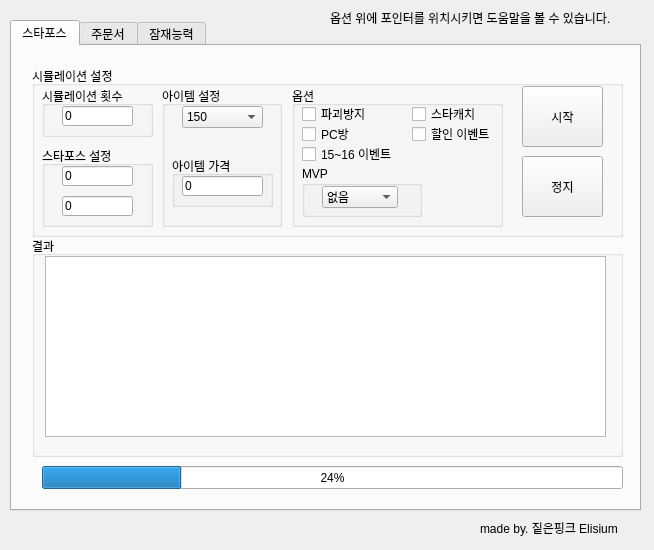
<?xml version="1.0" encoding="UTF-8"?>
<ui version="4.0">
 <class>main</class>
 <widget class="QWidget" name="main">
  <property name="geometry">
   <rect>
    <x>0</x>
    <y>0</y>
    <width>654</width>
    <height>550</height>
   </rect>
  </property>
  <property name="windowTitle">
   <string>KMS 강화 시뮬레이터 beta</string>
  </property>
  <property name="windowIcon">
   <iconset>
    <normaloff>icon.bmp</normaloff>icon.bmp</iconset>
  </property>
  <widget class="QTabWidget" name="maintab">
   <property name="geometry">
    <rect>
     <x>10</x>
     <y>20</y>
     <width>631</width>
     <height>491</height>
    </rect>
   </property>
   <property name="currentIndex">
    <number>0</number>
   </property>
   <widget class="QWidget" name="starforce_tab">
    <property name="whatsThis">
     <string>&lt;html&gt;&lt;head/&gt;&lt;body&gt;&lt;p&gt;fff&lt;/p&gt;&lt;/body&gt;&lt;/html&gt;</string>
    </property>
    <attribute name="title">
     <string>스타포스</string>
    </attribute>
    <widget class="QGroupBox" name="simulation_setting_box">
     <property name="geometry">
      <rect>
       <x>20</x>
       <y>20</y>
       <width>591</width>
       <height>171</height>
      </rect>
     </property>
     <property name="title">
      <string>시뮬레이션 설정</string>
     </property>
     <widget class="QGroupBox" name="groupBox">
      <property name="geometry">
       <rect>
        <x>10</x>
        <y>20</y>
        <width>111</width>
        <height>51</height>
       </rect>
      </property>
      <property name="title">
       <string>시뮬레이션 횟수</string>
      </property>
      <widget class="QLineEdit" name="st_sim_num">
       <property name="geometry">
        <rect>
         <x>20</x>
         <y>20</y>
         <width>71</width>
         <height>20</height>
        </rect>
       </property>
       <property name="toolTip">
        <string>&lt;html&gt;&lt;head/&gt;&lt;body&gt;&lt;p&gt;몇 번 시뮬레이션 할지 입력합니다.&lt;/p&gt;&lt;p&gt;(ex. 100  10만을초과할시 프로그램이 멈출 수 있습니다)&lt;/p&gt;&lt;/body&gt;&lt;/html&gt;</string>
       </property>
       <property name="text">
        <string>0</string>
       </property>
       <property name="maxLength">
        <number>100000</number>
       </property>
      </widget>
     </widget>
     <widget class="QGroupBox" name="groupBox_2">
      <property name="geometry">
       <rect>
        <x>10</x>
        <y>80</y>
        <width>111</width>
        <height>81</height>
       </rect>
      </property>
      <property name="title">
       <string>스타포스 설정</string>
      </property>
      <widget class="QLineEdit" name="st_start_force">
       <property name="geometry">
        <rect>
         <x>20</x>
         <y>20</y>
         <width>71</width>
         <height>20</height>
        </rect>
       </property>
       <property name="toolTip">
        <string>&lt;html&gt;&lt;head/&gt;&lt;body&gt;&lt;p&gt;스타포스 시작 단계를 입력합니다.&lt;/p&gt;&lt;p&gt;(최소 0 이상의 값)&lt;/p&gt;&lt;/body&gt;&lt;/html&gt;</string>
       </property>
       <property name="text">
        <string>0</string>
       </property>
      </widget>
      <widget class="QLineEdit" name="st_end_force">
       <property name="geometry">
        <rect>
         <x>20</x>
         <y>50</y>
         <width>71</width>
         <height>20</height>
        </rect>
       </property>
       <property name="toolTip">
        <string>&lt;html&gt;&lt;head/&gt;&lt;body&gt;&lt;p&gt;목표 스타포스를 입력합니다.&lt;/p&gt;&lt;p&gt;(최대 25)&lt;/p&gt;&lt;/body&gt;&lt;/html&gt;</string>
       </property>
       <property name="text">
        <string>0</string>
       </property>
      </widget>
     </widget>
     <widget class="QGroupBox" name="groupBox_3">
      <property name="geometry">
       <rect>
        <x>130</x>
        <y>20</y>
        <width>120</width>
        <height>141</height>
       </rect>
      </property>
      <property name="title">
       <string>아이템 설정</string>
      </property>
      <widget class="QComboBox" name="st_item_lv">
       <property name="geometry">
        <rect>
         <x>20</x>
         <y>20</y>
         <width>81</width>
         <height>22</height>
        </rect>
       </property>
       <property name="toolTip">
        <string>&lt;html&gt;&lt;head/&gt;&lt;body&gt;&lt;p&gt;아이템 레벨을 설정합니다&lt;/p&gt;&lt;/body&gt;&lt;/html&gt;</string>
       </property>
       <item>
        <property name="text">
         <string>150</string>
        </property>
       </item>
       <item>
        <property name="text">
         <string>160</string>
        </property>
       </item>
       <item>
        <property name="text">
         <string>200</string>
        </property>
       </item>
      </widget>
      <widget class="QGroupBox" name="groupBox_4">
       <property name="geometry">
        <rect>
         <x>10</x>
         <y>70</y>
         <width>101</width>
         <height>51</height>
        </rect>
       </property>
       <property name="title">
        <string>아이템 가격</string>
       </property>
       <widget class="QLineEdit" name="st_item_price">
        <property name="geometry">
         <rect>
          <x>10</x>
          <y>20</y>
          <width>81</width>
          <height>20</height>
         </rect>
        </property>
        <property name="minimumSize">
         <size>
          <width>81</width>
          <height>0</height>
         </size>
        </property>
        <property name="toolTip">
         <string>&lt;html&gt;&lt;head/&gt;&lt;body&gt;&lt;p&gt;아이템 가격을 입력합니다.&lt;/p&gt;&lt;p&gt;(최소 0)&lt;/p&gt;&lt;/body&gt;&lt;/html&gt;</string>
        </property>
        <property name="text">
         <string>0</string>
        </property>
       </widget>
      </widget>
     </widget>
     <widget class="QGroupBox" name="groupBox_5">
      <property name="geometry">
       <rect>
        <x>260</x>
        <y>20</y>
        <width>211</width>
        <height>141</height>
       </rect>
      </property>
      <property name="title">
       <string>옵션</string>
      </property>
      <widget class="QCheckBox" name="st_dst_prev">
       <property name="geometry">
        <rect>
         <x>10</x>
         <y>20</y>
         <width>101</width>
         <height>16</height>
        </rect>
       </property>
       <property name="text">
        <string>파괴방지</string>
       </property>
      </widget>
      <widget class="QCheckBox" name="st_pcroom">
       <property name="geometry">
        <rect>
         <x>10</x>
         <y>40</y>
         <width>101</width>
         <height>16</height>
        </rect>
       </property>
       <property name="text">
        <string>PC방</string>
       </property>
      </widget>
      <widget class="QCheckBox" name="st_eventB">
       <property name="geometry">
        <rect>
         <x>120</x>
         <y>40</y>
         <width>101</width>
         <height>16</height>
        </rect>
       </property>
       <property name="text">
        <string>할인 이벤트</string>
       </property>
      </widget>
      <widget class="QCheckBox" name="st_eventA">
       <property name="geometry">
        <rect>
         <x>10</x>
         <y>60</y>
         <width>101</width>
         <height>16</height>
        </rect>
       </property>
       <property name="text">
        <string>15~16 이벤트</string>
       </property>
      </widget>
      <widget class="QCheckBox" name="st_starcatch">
       <property name="geometry">
        <rect>
         <x>120</x>
         <y>20</y>
         <width>81</width>
         <height>16</height>
        </rect>
       </property>
       <property name="text">
        <string>스타캐치</string>
       </property>
      </widget>
      <widget class="QGroupBox" name="groupBox_6">
       <property name="geometry">
        <rect>
         <x>10</x>
         <y>80</y>
         <width>120</width>
         <height>51</height>
        </rect>
       </property>
       <property name="title">
        <string>MVP</string>
       </property>
       <widget class="QComboBox" name="st_mvp">
        <property name="geometry">
         <rect>
          <x>20</x>
          <y>20</y>
          <width>76</width>
          <height>22</height>
         </rect>
        </property>
        <item>
         <property name="text">
          <string>없음</string>
         </property>
        </item>
        <item>
         <property name="text">
          <string>브론즈</string>
         </property>
        </item>
        <item>
         <property name="text">
          <string>실버</string>
         </property>
        </item>
        <item>
         <property name="text">
          <string>골드</string>
         </property>
        </item>
        <item>
         <property name="text">
          <string>다이아</string>
         </property>
        </item>
        <item>
         <property name="text">
          <string>레드</string>
         </property>
        </item>
       </widget>
      </widget>
     </widget>
     <widget class="QPushButton" name="st_start">
      <property name="geometry">
       <rect>
        <x>490</x>
        <y>20</y>
        <width>81</width>
        <height>61</height>
       </rect>
      </property>
      <property name="text">
       <string>시작</string>
      </property>
     </widget>
     <widget class="QPushButton" name="st_stop">
      <property name="geometry">
       <rect>
        <x>490</x>
        <y>90</y>
        <width>81</width>
        <height>61</height>
       </rect>
      </property>
      <property name="text">
       <string>정지</string>
      </property>
     </widget>
    </widget>
    <widget class="QGroupBox" name="result_box">
     <property name="geometry">
      <rect>
       <x>20</x>
       <y>190</y>
       <width>591</width>
       <height>221</height>
      </rect>
     </property>
     <property name="title">
      <string>결과</string>
     </property>
     <widget class="QTextEdit" name="st_result">
      <property name="geometry">
       <rect>
        <x>13</x>
        <y>20</y>
        <width>561</width>
        <height>181</height>
       </rect>
      </property>
     </widget>
    </widget>
    <widget class="QProgressBar" name="st_progress">
     <property name="geometry">
      <rect>
       <x>30</x>
       <y>420</y>
       <width>581</width>
       <height>23</height>
      </rect>
     </property>
     <property name="value">
      <number>24</number>
     </property>
    </widget>
   </widget>
   <widget class="QWidget" name="scroll_tab">
    <attribute name="title">
     <string>주문서</string>
    </attribute>
   </widget>
   <widget class="QWidget" name="potential_tab">
    <attribute name="title">
     <string>잠재능력</string>
    </attribute>
   </widget>
  </widget>
  <widget class="QLabel" name="label">
   <property name="geometry">
    <rect>
     <x>480</x>
     <y>520</y>
     <width>171</width>
     <height>16</height>
    </rect>
   </property>
   <property name="text">
    <string>made by. 짙은핑크 Elisium</string>
   </property>
  </widget>
  <widget class="QLabel" name="label_2">
   <property name="geometry">
    <rect>
     <x>330</x>
     <y>10</y>
     <width>311</width>
     <height>16</height>
    </rect>
   </property>
   <property name="text">
    <string>옵션 위에 포인터를 위치시키면 도움말을 볼 수 있습니다.</string>
   </property>
  </widget>
 </widget>
 <tabstops>
  <tabstop>maintab</tabstop>
 </tabstops>
 <resources/>
 <connections/>
</ui>
